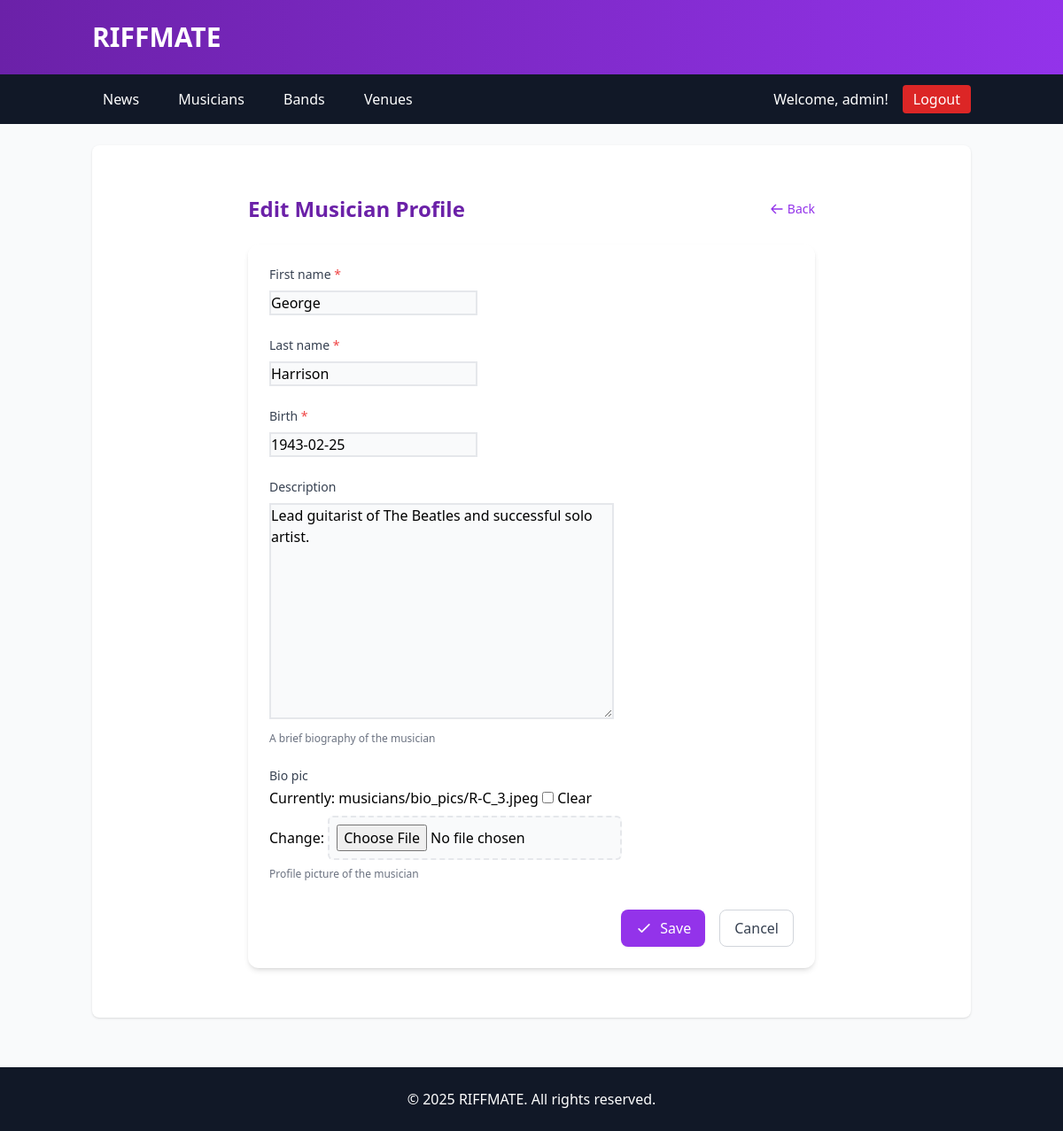
/bands/musician/20/edit/ (signed in), run on the app's committed database.
### bands/models.py (models this page shows, shortened)
class Musician(models.Model):
    first_name = models.CharField(max_length=50)
    last_name = models.CharField(max_length=50)
    birth = models.DateField()
    description = models.TextField(blank=True, null=True, help_text="A brief biography of the musician")
    bio_pic = models.ImageField(
        upload_to='musicians/bio_pics/',
        blank=True,
        null=True,
        help_text="Profile picture of the musician"
    )
    user_profile = models.ForeignKey(
        'UserProfile',
        on_delete=models.SET_NULL,
        null=True,
        blank=True,
        related_name='musicians',
        help_text="The user profile that owns this musician record"
    )
    created_at = models.DateTimeField(auto_now_add=True)
    updated_at = models.DateTimeField(auto_now=True)
    class Meta:
        ordering = ['last_name', 'first_name']
        verbose_name = 'Musician'
        verbose_name_plural = 'Musicians'
    def full_name(self):
        return f"{self.first_name} {self.last_name}"
    full_name.short_description = 'Full Name'
    def age(self):
        import datetime
        return int((datetime.date.today() - self.birth).days / 365.25)
    age.short_description = 'Age'

### bands/views.py (the view)
# urls.py: path('musician/<int:musician_id>/edit/', views.edit_musician, name='edit_musician'),
@login_required
def edit_musician(request, musician_id=None):
    musician = None
    if musician_id:
        musician = get_object_or_404(Musician, id=musician_id)
        if not (request.user.is_staff or
               request.user.userprofile.musicians.filter(id=musician_id).exists()):
            raise Http404("Permission denied")
    if request.method == 'POST':
        form = MusicianForm(request.POST, request.FILES, instance=musician)
        if form.is_valid():
            musician = form.save(commit=False)
            if not musician_id:
                musician.user_profile = request.user.userprofile
            musician.save()
            return redirect('musician', musician_id=musician.id)
    else:
        form = MusicianForm(instance=musician)
    return render(request, 'edit_musician.html', {
        'form': form,
        'musician': musician
    })

### bands/forms.py
class MusicianForm(forms.ModelForm):
    class Meta:
        model = Musician
        fields = ['first_name', 'last_name', 'birth', 'description', 'bio_pic']

### templates/edit_musician.html (shortened to what this page needs)
{% extends "base.html" %}
{% block content %}
<div class="max-w-2xl mx-auto px-4 py-8">
    <div class="flex justify-between items-center mb-6">
        <h2 class="text-2xl font-bold text-purple-800">
            {% if musician %}Edit{% else %}Create{% endif %} Musician Profile
        </h2>
        <a href="{% if musician %}{% url 'musician' musician.id %}{% else %}{% url 'musicians' %}{% endif %}"
           class="text-sm text-purple-600 hover:text-purple-800 flex items-center">
            <svg class="w-4 h-4 mr-1" fill="none" stroke="currentColor" viewBox="0 0 24 24" xmlns="http://www.w3.org/2000/svg">
                <path stroke-linecap="round" stroke-linejoin="round" stroke-width="2" d="M10 19l-7-7m0 0l7-7m-7 7h18"></path>
            </svg>
            Back
        </a>
    </div>
    <form method="post" enctype="multipart/form-data" class="bg-white rounded-xl shadow-md p-6">
        <div class="space-y-6">
            {% for field in form %}
            <div class="space-y-2">
                <label for="{{ field.id_for_label }}" class="block text-sm font-medium text-gray-700">
                    {{ field.label }}
                    {% if field.field.required %}
                    <span class="text-red-500">*</span>
                    {% endif %}
                </label>
                {{ field }}
                {% if field.help_text %}
                <p class="text-xs text-gray-500">{{ field.help_text }}</p>
                {% endif %}
            </div>
            {% endfor %}
        </div>
        <div class="mt-8 flex justify-end space-x-4">
            <button type="submit" class="inline-flex items-center px-4 py-2 bg-purple-600 hover:bg-purple-700 text-white font-medium rounded-lg shadow-sm transition-colors">
                <svg class="w-5 h-5 mr-2" fill="none" stroke="currentColor" viewBox="0 0 24 24" xmlns="http://www.w3.org/2000/svg">
                    <path stroke-linecap="round" stroke-linejoin="round" stroke-width="2" d="M5 13l4 4L19 7"></path>
                </svg>
                Save
            </button>
            <a href="{% if musician %}{% url 'musician' musician.id %}{% else %}{% url 'musicians' %}{% endif %}"
               class="inline-flex items-center px-4 py-2 border border-gray-300 text-gray-700 font-medium rounded-lg hover:bg-gray-50 transition-colors">
                Cancel
            </a>
        </div>
    </form>
</div>
{% endblock %}

### templates/base.html (shortened to what this page needs)
<!DOCTYPE html>
<html lang="en">
<head>
    <script src="https://cdn.tailwindcss.com"></script>
</head>
<body class="bg-gray-50">
    <header class="bg-gradient-to-r from-purple-800 to-purple-600 text-white shadow-md">
        <div class="container mx-auto px-4 py-6">
            <h1 class="text-3xl font-bold"><a href="{% url 'index' %}">RIFFMATE</a></h1>
        </div>
    </header>
    <nav class="bg-gray-900 text-white">
        <div class="container mx-auto px-4 py-3 flex justify-between items-center">
            <div>
                <a href="{% url 'news_advanced' %}" class="mr-4 px-3 py-1 rounded hover:bg-orange-500 transition">News</a>
                <a href="{% url 'musicians' %}" class="mr-4 px-3 py-1 rounded hover:bg-orange-500 transition">Musicians</a>
                <a href="{% url 'bands' %}" class="mr-4 px-3 py-1 rounded hover:bg-orange-500 transition">Bands</a>
                <a href="{% url 'venues' %}" class="px-3 py-1 rounded hover:bg-orange-500 transition">Venues</a>
            </div>
            <div class="flex items-center space-x-4">
                {% if user.is_authenticated %}
                    <span class="text-white">Welcome, {{ user.username }}!</span>
                    <form action="{% url 'logout' %}" method="post" class="inline">
                        <button type="submit" class="bg-red-600 hover:bg-red-700 text-white px-3 py-1 rounded transition">
                            Logout
                        </button>
                    </form>
                {% else %}
                    <a href="{% url 'login' %}" class="bg-green-600 hover:bg-green-700 text-white px-3 py-1 rounded transition">Login</a>
                {% endif %}
            </div>
        </div>
    </nav>
    <main class="container mx-auto px-4 py-6">
        <div class="bg-white rounded-lg shadow p-6">
            {% block content %}
            {% endblock %}
        </div>
    </main>
    <footer class="bg-gray-900 text-white text-center py-6 mt-8">
        <div class="container mx-auto px-4">
            <p>&copy; 2025 RIFFMATE. All rights reserved.</p>
        </div>
    </footer>
</body>
</html>

### templates/edit_musician.html (style rules this page uses)
input[type="text"], input[type="email"], input[type="url"], input[type="password"], input[type="number"], textarea, select { @apply w-full px-3 py-2 border border-gray-300 rounded-md shadow-sm focus:outline-none focus:ring-purple-500 focus:border-purple-500 bg-gray-50; background-color: #f9fafb; border: 2px solid #e5e7eb; }
input[type="file"] { @apply block w-full text-sm text-gray-500 file:mr-4 file:py-2 file:px-4 file:rounded-md file:border-0 file:text-sm file:font-semibold file:bg-purple-50 file:text-purple-700 hover:file:bg-purple-100; background-color: #f9fafb; padding: 0.5rem; border: 2px dashed #e5e7eb; border-radius: 0.375rem; }
input[type="checkbox"] { @apply h-4 w-4 text-purple-600 focus:ring-purple-500 border-gray-300 rounded; border: 2px solid #d1d5db; }

### data on the page
Musician: form "George" "Harrison" "1943-02-25" "Lead guitarist of The Beatles and successful solo artist."

### other printed values
{{ user.username }} "admin"
{{ field.label }} "First name" "Last name" "Birth" "Description" "Bio pic"
{{ field.help_text }} "A brief biography of the musician" "Profile picture of the musician"
